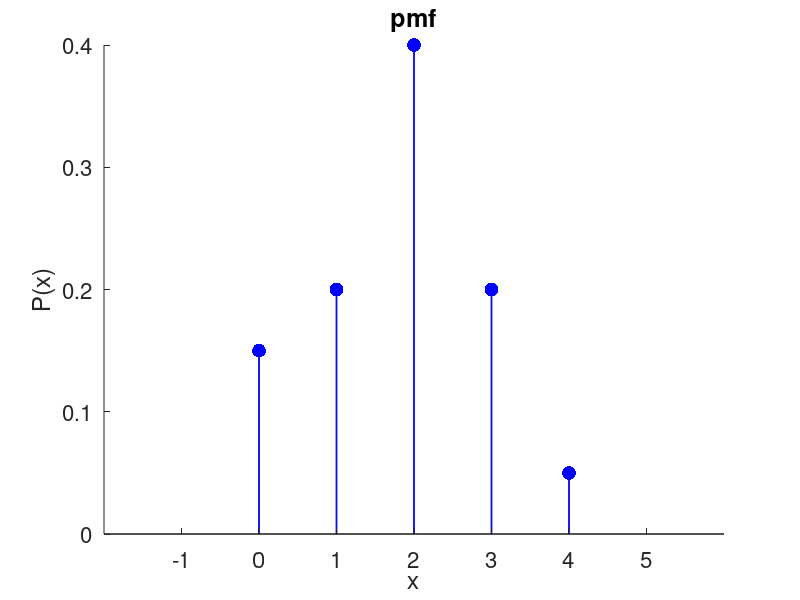
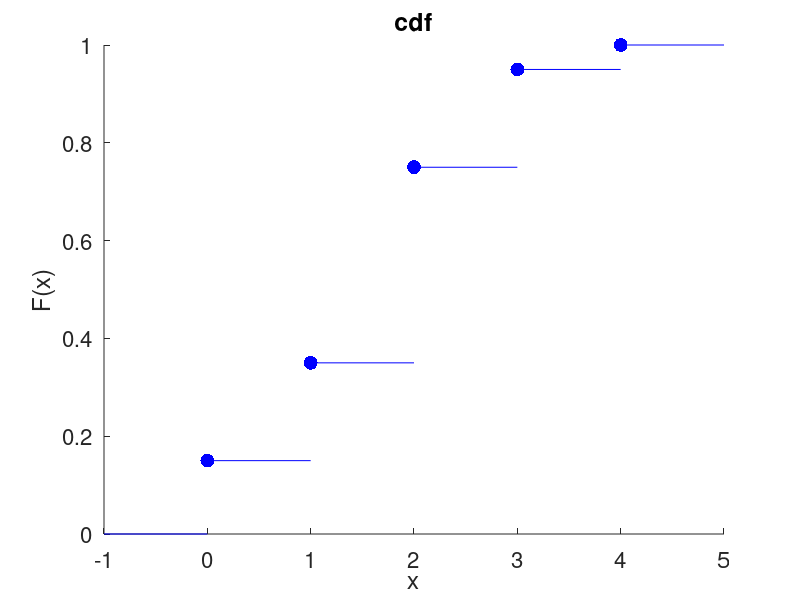
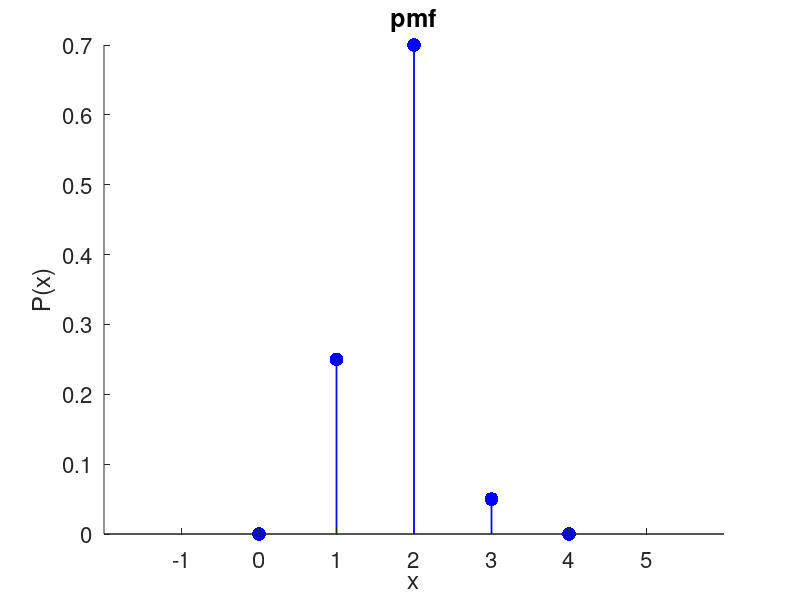

Write MATLAB code to recreate these figures, in order.
figure('name','pmf')
set(0,'DefaultAxesFontSize',16)

x = [-1 0 1 2 3 4 5];
y = [nan 0.15 0.2 0.4 0.2 0.05 nan];

h = bar(x, y, 'BarWidth',0.01, 'edgecolor','b');
hold
h = plot(x, y, 'b.','markersize',30);
box off
ylabel('P(x)')
xlabel('x')
title('pmf','fontsize',18)
print pmf -dpng

figure('name','cdf')
hold on
y(1) = 0;
y(end) = 0;
F = cumsum(y);
for i = 1:(length(x)-1)
    line([x(i) x(i+1)],[F(i) F(i)],'color','b')
end
h = plot(x(2:(end-1)), F(2:(end-1)), 'b.','markersize',30);
ylabel('F(x)')
xlabel('x')
title('cdf','fontsize',18)
print cdf -dpng


figure('name','pmf')
set(0,'DefaultAxesFontSize',16)

x = [- 1 0 1 2 3 4 5];
y = [nan 0 0.25 0.7 0.05 0 nan];

h = bar(x, y, 'BarWidth',0.01, 'edgecolor','b');
hold
h = plot(x, y, 'b.','markersize',30);
box off
ylabel('P(x)')
xlabel('x')
title('pmf','fontsize',18)
print pmf -dpng
